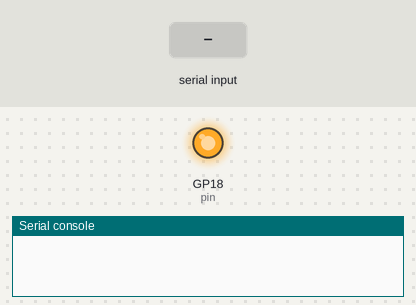
The program below on a simulated Raspberry Pi Pico running MicroPython. Shown: output pins drawn as LEDs (lit = HIGH), the last lines printed to the serial console. The inputs (shaded band) are chosen by the test bench.

Above: at 2.2 s.
2.3 s: "&" typed at the serial console, then Enter
At 4.1 s:
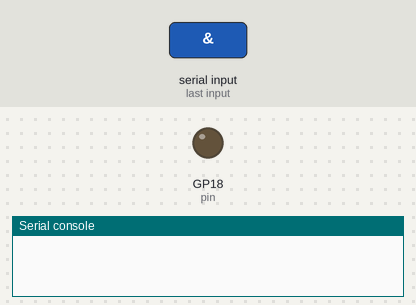
5.9 s: "^\n" received over the second serial link
7.9 s: "&\n" received over the second serial link
9.9 s: "1\n" received over the second serial link
Timing chart, 0 to 12.9 s (numbered marks = the images above; inputs shaded):
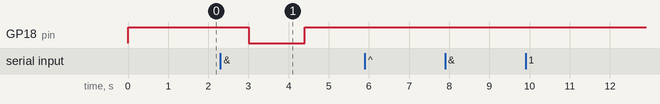

The program:

HC12_Chat_only_keyboard.py
```python
from machine import Pin, UART
import time
import sys
import uselect

uart = UART(1, 9600, tx=Pin(8), rx=Pin(9), timeout=400)

# HC12 Set pin GP18 to output mode
pin = Pin(18, Pin.OUT)

# Set the pin to 0 (low) for AT
pin.value(1)

spoll=uselect.poll()
spoll.register(sys.stdin,uselect.POLLIN)
def read1():
    return(sys.stdin.read(1) if spoll.poll(0) else None)

time.sleep(1)

while True:

    c = read1()
    if c == '^':
        user_input = input()
        uart.write(user_input.encode())  # Send the user input over UART

    if c == '&':
        user_input = input()
        pin.value(0)
        time.sleep(1)
        # example AT+RX
        uart.write(user_input)
        data = uart.read()
        print(data)
        pin.value(1)
        time.sleep(1)

    if uart.any():
        data = uart.read()
        print(data)

    time.sleep(1)
```

Measured:
- after the input at 2.3 s, GP18 (pin): HIGH → LOW after 0.70 s, → HIGH 1.4 s later
